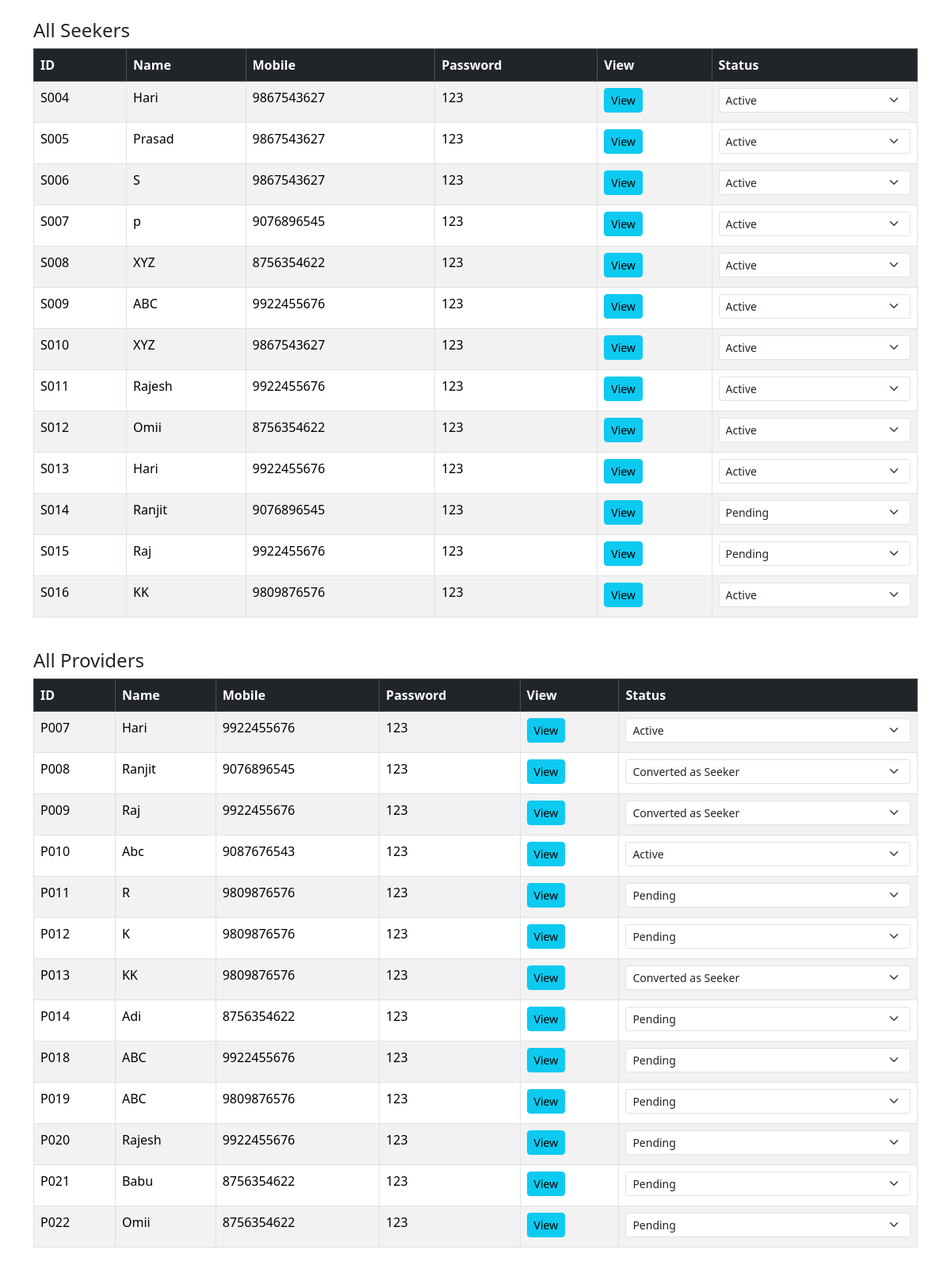
Page /activeaccount.php on the committed database.
### tables this page shows
CREATE TABLE `sickers` (
  `id` int(11) NOT NULL,
  `sicker_id` varchar(10) NOT NULL,
  `sicker_name` varchar(100) NOT NULL,
  `dob` date DEFAULT NULL,
  `sicker_age` int(3) NOT NULL,
  `sicker_gender` enum('Male','Female') NOT NULL,
  `sicker_mobile` varchar(10) NOT NULL,
  `city` varchar(100) NOT NULL,
  `area` varchar(100) NOT NULL,
  `request_date` date DEFAULT curdate(),
  `password` varchar(255) NOT NULL,
  `image` varchar(255) DEFAULT NULL,
  `aadhar_doc` varchar(255) DEFAULT NULL,
  `status` enum('pending','active','inactive') NOT NULL DEFAULT 'pending',
  `email` varchar(255) DEFAULT NULL
);

CREATE TABLE `providers` (
  `provider_id` varchar(10) NOT NULL,
  `provider_name` varchar(100) DEFAULT NULL,
  `provider_dob` date DEFAULT NULL,
  `provider_gender` varchar(10) DEFAULT NULL,
  `provider_mobile` varchar(15) DEFAULT NULL,
  `city` varchar(50) DEFAULT NULL,
  `area` varchar(50) DEFAULT NULL,
  `date` date DEFAULT curdate(),
  `password` varchar(255) DEFAULT NULL,
  `image` varchar(255) DEFAULT NULL,
  `aadhar_doc` varchar(255) DEFAULT NULL,
  `status` enum('pending','active','inactive','converted') NOT NULL DEFAULT 'pending',
  `converted` tinyint(1) DEFAULT 0,
  `email` varchar(255) DEFAULT NULL
);

### activeaccount.php (the view, shortened to what this page needs)
<?php
include 'db.php';
?>
<!DOCTYPE html>
<html lang="en">
<head>
  <link href="https://cdn.jsdelivr.net/npm/bootstrap@5.3.2/dist/css/bootstrap.min.css" rel="stylesheet">
</head>
<body>
<div class="container my-4">
  <h4>All Seekers</h4>
  <div class="table-responsive">
    <table class="table table-bordered table-striped">
      <thead class="table-dark">
        <tr>
          <th>ID</th>
          <th>Name</th>
          <th>Mobile</th>
          <th>Password</th>
          <th>View</th>
          <th>Status</th>
        </tr>
      </thead>
      <tbody>
      <?php
      $seekers = $conn->query("SELECT sicker_id, sicker_name, sicker_mobile, password, status FROM sickers ORDER BY sicker_id ASC");
      if ($seekers && $seekers->num_rows > 0) {
          while ($s = $seekers->fetch_assoc()) {
              $id = $s['sicker_id'];
              $name = htmlspecialchars($s['sicker_name']);
              $mobile = htmlspecialchars($s['sicker_mobile']);
              $password = htmlspecialchars($s['password']);
              $status = htmlspecialchars($s['status']);
              echo "<tr>
                      <td>$id</td>
                      <td>$name</td>
                      <td>$mobile</td>
                      <td>$password</td>
                      <td><a href='view_sicker.php?id=$id' class='btn btn-sm btn-info mb-1'>View</a><br></td>
                      <td>
                        <select class='form-select form-select-sm status-dropdown' data-id='$id' data-type='sicker'>
                          <option value='pending' ".($status=='pending'?'selected':'').">Pending</option>
                          <option value='active' ".($status=='active'?'selected':'').">Active</option>
                          <option value='inactive' ".($status=='inactive'?'selected':'').">Inactive</option>
                        </select>
                      </td>
                    </tr>";
          }
      } else {
          echo '<tr><td colspan="5" class="text-center">No seekers found</td></tr>';
      }
      ?>
      </tbody>
    </table>
  </div>
</div>
</body>
</html>
<?php include 'db.php'; ?>
<!DOCTYPE html>
<html lang="en">
<head>
  <link href="https://cdn.jsdelivr.net/npm/bootstrap@5.3.2/dist/css/bootstrap.min.css" rel="stylesheet">
</head>
<body>
<div class="container my-4">
  <h4>All Providers</h4>
  <div class="table-responsive">
    <table class="table table-bordered table-striped">
      <thead class="table-dark">
        <tr>
          <th>ID</th>
          <th>Name</th>
          <th>Mobile</th>
          <th>Password</th>
          <th>View</th>
          <th>Status</th>
        </tr>
      </thead>
      <tbody>
        <?php
        $providers = $conn->query("SELECT * FROM providers ORDER BY provider_id ASC");
        while ($p = $providers->fetch_assoc()):
          $pid = htmlspecialchars($p['provider_id']);
        ?>
        <tr>
          <td><?php echo $pid; ?></td>
          <td><?php echo htmlspecialchars($p['provider_name']); ?></td>
          <td><?php echo htmlspecialchars($p['provider_mobile']); ?></td>
          <td><?php echo htmlspecialchars($p['password']); ?></td>
          <td><a href="view_provider.php?id=<?php echo urlencode($pid); ?>" class="btn btn-sm btn-info mb-1">View</a></td>
          <td>
          <select
  class="form-select form-select-sm status-dropdown"
  data-id="<?php echo htmlspecialchars($p['provider_id']); ?>"
  data-type="provider">
  <option value="pending" <?php if($p['status']=='pending') echo 'selected'; ?>>Pending</option>
  <option value="active" <?php if($p['status']=='active') echo 'selected'; ?>>Active</option>
  <option value="converted" <?php if($p['status']=='converted') echo 'selected'; ?>>Converted as Seeker</option>
</select>
          </td>
        </tr>
        <?php endwhile; ?>
      </tbody>
    </table>
  </div>
</div>
</body>
</html>

### rows in the picture
sickers: sicker "S004", sicker_name "Hari", sicker_mobile "9867543627", password "123", status+sicker "Active"
sickers: sicker "S005", sicker_name "Prasad", sicker_mobile "9867543627", password "123", status+sicker "Active"
sickers: sicker "S006", sicker_name "S", sicker_mobile "9867543627", password "123", status+sicker "Active"
sickers: sicker "S007", sicker_name "p", sicker_mobile "9076896545", password "123", status+sicker "Active"
sickers: sicker "S008", sicker_name "XYZ", sicker_mobile "8756354622", password "123", status+sicker "Active"
sickers: sicker "S009", sicker_name "ABC", sicker_mobile "9922455676", password "123", status+sicker "Active"
sickers: sicker "S010", sicker_name "XYZ", sicker_mobile "9867543627", password "123", status+sicker "Active"
sickers: sicker "S011", sicker_name "Rajesh", sicker_mobile "9922455676", password "123", status+sicker "Active"
sickers: sicker "S012", sicker_name "Omii", sicker_mobile "8756354622", password "123", status+sicker "Active"
sickers: sicker "S013", sicker_name "Hari", sicker_mobile "9922455676", password "123", status+sicker "Active"
sickers: sicker "S014", sicker_name "Ranjit", sicker_mobile "9076896545", password "123", sicker "Pending"
sickers: sicker "S015", sicker_name "Raj", sicker_mobile "9922455676", password "123", sicker "Pending"
sickers: sicker "S016", sicker_name "KK", sicker_mobile "9809876576", password "123", status+sicker "Active"
providers: provider_id "P007", provider_name "Hari", provider_mobile "9922455676", password "123", status+provider_id "Active"
providers: provider_id "P008", provider_name "Ranjit", provider_mobile "9076896545", password "123", status+provider_id "Converted as Seeker"
providers: provider_id "P009", provider_name "Raj", provider_mobile "9922455676", password "123", status+provider_id "Converted as Seeker"
providers: provider_id "P010", provider_name "Abc", provider_mobile "9087676543", password "123", status+provider_id "Active"
providers: provider_id "P011", provider_name "R", provider_mobile "9809876576", password "123", status+provider_id "Pending"
providers: provider_id "P012", provider_name "K", provider_mobile "9809876576", password "123", status+provider_id "Pending"
providers: provider_id "P013", provider_name "KK", provider_mobile "9809876576", password "123", status+provider_id "Converted as Seeker"
providers: provider_id "P014", provider_name "Adi", provider_mobile "8756354622", password "123", status+provider_id "Pending"
providers: provider_id "P018", provider_name "ABC", provider_mobile "9922455676", password "123", status+provider_id "Pending"
providers: provider_id "P019", provider_name "ABC", provider_mobile "9809876576", password "123", status+provider_id "Pending"
providers: provider_id "P020", provider_name "Rajesh", provider_mobile "9922455676", password "123", status+provider_id "Pending"
providers: provider_id "P021", provider_name "Babu", provider_mobile "8756354622", password "123", status+provider_id "Pending"
providers: provider_id "P022", provider_name "Omii", provider_mobile "8756354622", password "123", status+provider_id "Pending"
